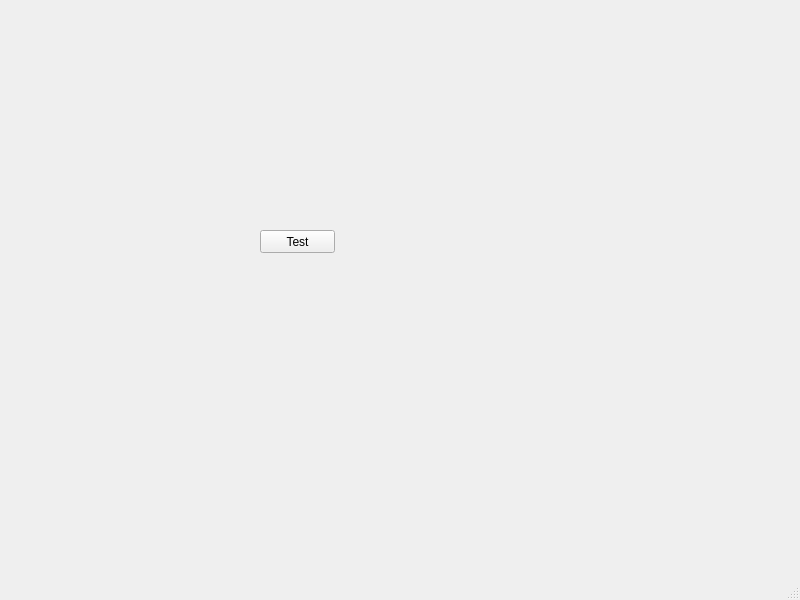
<?xml version="1.0" encoding="UTF-8"?>
<ui version="4.0">
 <class>MainWindow</class>
 <widget class="QMainWindow" name="MainWindow">
  <property name="geometry">
   <rect>
    <x>0</x>
    <y>0</y>
    <width>800</width>
    <height>600</height>
   </rect>
  </property>
  <property name="windowTitle">
   <string>MainWindow</string>
  </property>
  <widget class="QWidget" name="centralwidget">
   <widget class="QPushButton" name="btn_test">
    <property name="geometry">
     <rect>
      <x>260</x>
      <y>230</y>
      <width>75</width>
      <height>23</height>
     </rect>
    </property>
    <property name="text">
     <string>Test</string>
    </property>
   </widget>
  </widget>
  <widget class="QMenuBar" name="menubar">
   <property name="geometry">
    <rect>
     <x>0</x>
     <y>0</y>
     <width>800</width>
     <height>21</height>
    </rect>
   </property>
  </widget>
  <widget class="QStatusBar" name="statusbar"/>
 </widget>
 <resources/>
 <connections/>
</ui>
